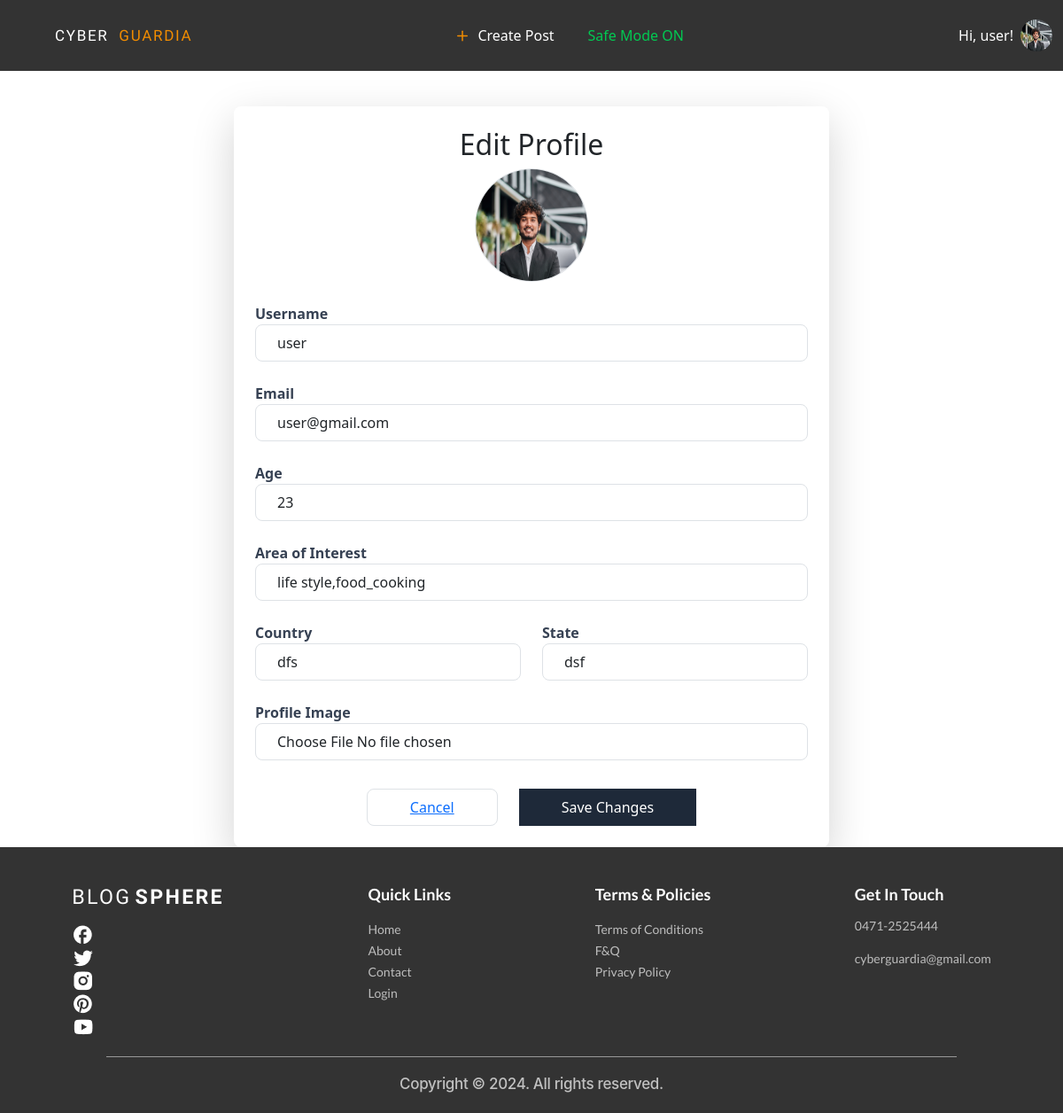
The app's page /edit/ (signed in), older data.
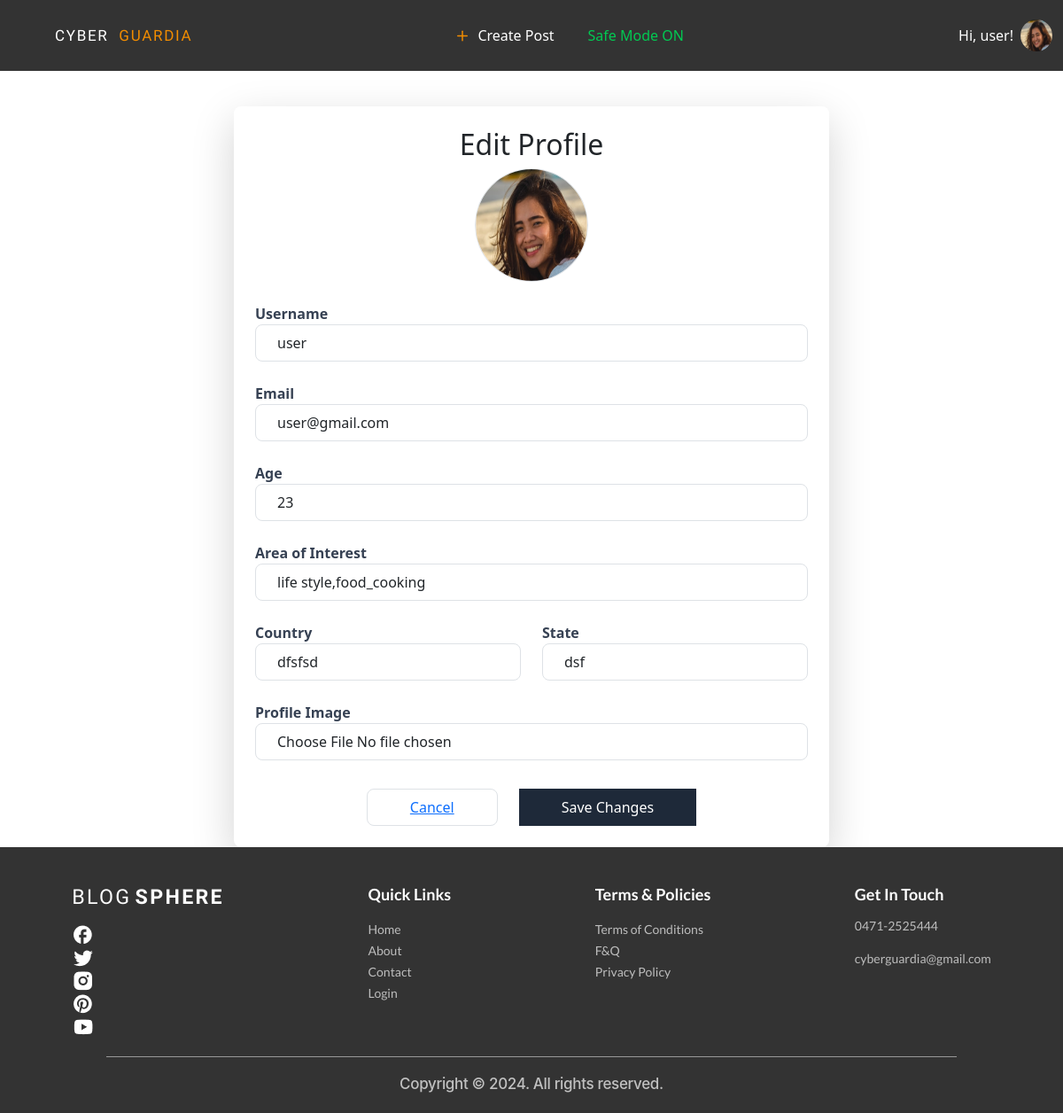
The same page, newer data.
### account/models.py (models this page shows)
class User(AbstractUser):
    USER_TYPE_CHOICES = (
        ('normal', 'Normal User'),
        ('advertiser', 'Advertiser'),
    )
    user_type = models.CharField(max_length=20, choices=USER_TYPE_CHOICES, default='normal')

### accounts/models.py (models this page shows, shortened)
class Profile(models.Model):
    user = models.OneToOneField(User, on_delete=models.CASCADE)
    area_of_interest = models.CharField(max_length=255, blank=True)
    age = models.IntegerField(null=True)
    country = models.CharField(max_length=20, null=True)
    state = models.CharField(max_length=20, null=True)
    safe_mode = models.BooleanField(default=True)
    profile_image = models.ImageField(upload_to='profile_images/', null=True, blank=True)

### accounts/views.py (the view)
# urls.py: path('edit/', edit_profile, name='edit_profile'),
@login_required
def edit_profile(request):
    if request.method == 'POST':
        form = EditProfileForm(request.POST, request.FILES, user=request.user)
        if form.is_valid():
            request.user.username = form.cleaned_data['username']
            request.user.email = form.cleaned_data['email']
            request.user.save()
            profile, created = Profile.objects.get_or_create(user=request.user)
            profile.age = form.cleaned_data['age']
            profile.country = form.cleaned_data['country']
            profile.state = form.cleaned_data['state']
            profile.area_of_interest = form.cleaned_data['area_of_interest']
            profile.profile_image = form.cleaned_data['profile_image']
            profile.save()
            messages.success(request, "Your profile has been updated successfully!")
            return redirect('user_profile', username=request.user.username)
        else:
            messages.error(request, "Please correct the errors below.")
    else:
        form = EditProfileForm(user=request.user)
    return render(request, 'accounts/edit_profile.html', {'form': form})

### accounts/templates/accounts/edit_profile.html (shortened to what this page needs)
{% extends "base.html" %}
{% block content %}
<main class="max-w-2xl mx-auto p-6 bg-white shadow-lg rounded-lg mt-10">
    <div class="text-center mb-6">
        <h2 class="text-2xl font-bold text-gray-800">Edit Profile</h2>
        <img
            src="{{ user.profile.profile_image.url }}"
            alt="Profile Image"
            class="w-32 h-32 mx-auto rounded-full mb-4 border border-gray-300"
            onerror="this.src='/static/assets/Images/user_empty_profile.png';"
        />
    </div>
    <form method="POST" enctype="multipart/form-data" class="space-y-6">
        <div>
            <label class="block text-gray-700 font-semibold">Username</label>
            <input type="text" name="username" value="{{ form.username.value|default_if_none:'' }}"
                class="w-full px-4 py-2 border rounded-lg focus:outline-none focus:ring-2 border-gray-400 focus:ring-blue-500" required>
        </div>
        <div>
            <label class="block text-gray-700 font-semibold">Email</label>
            <input type="email" name="email" value="{{ form.email.value|default_if_none:'' }}"
                class="w-full px-4 py-2 border rounded-lg focus:outline-none focus:ring-2 border-gray-400 focus:ring-blue-500" required>
        </div>
        <div>
            <label class="block text-gray-700 font-semibold">Age</label>
            <input type="number" name="age" value="{{ form.age.value|default_if_none:'' }}"
                class="w-full px-4 py-2 border rounded-lg focus:outline-none focus:ring-2 border-gray-400 focus:ring-blue-500">
        </div>
        <div>
            <label class="block text-gray-700 font-semibold">Area of Interest</label>
            <input type="text" name="area_of_interest" value="{{ form.area_of_interest.value|default_if_none:'' }}"
                class="w-full px-4 py-2 border rounded-lg focus:outline-none focus:ring-2 border-gray-400 focus:ring-blue-500">
        </div>
        <div class="flex flex-col md:flex-row gap-4">
            <div class="w-full md:w-1/2">
                <label class="block text-gray-700 font-semibold">Country</label>
                <input type="text" name="country" value="{{ form.country.value|default_if_none:'' }}"
                    class="w-full px-4 py-2 border rounded-lg focus:outline-none focus:ring-2 border-gray-400 focus:ring-blue-500">
            </div>
            <div class="w-full md:w-1/2">
                <label class="block text-gray-700 font-semibold">State</label>
                <input type="text" name="state" value="{{ form.state.value|default_if_none:'' }}"
                    class="w-full px-4 py-2 border rounded-lg focus:outline-none focus:ring-2 border-gray-400 focus:ring-blue-500">
            </div>
        </div>
        <div>
            <label class="block text-gray-700 font-semibold">Profile Image</label>
            <input type="file" name="profile_image" class="w-full px-4 py-2 border rounded-lg focus:outline-none border-gray-400">
        </div>
        <div class="flex justify-center mt-8 gap-4">
            <a href="{% url 'user_profile' user.username %}"
                class="px-12 py-2 border border-gray-300 rounded-lg hover:bg-gray-50 transition-colors">
                Cancel
            </a>
            <button type="submit"
                class="px-12 py-2 bg-gray-800 text-white rounded-lg hover:bg-gray-700 transition-colors">
                Save Changes
            </button>
        </div>
    </form>
</main>
{% endblock %}

### templates/base.html (shortened to what the changed rows need)
{% load static %}
<!doctype html>
<html>
    <head>
        <script src="https://cdn.jsdelivr.net/npm/@tailwindcss/browser@4"></script>
        <link
            rel="stylesheet"
            href="https://cdnjs.cloudflare.com/ajax/libs/font-awesome/6.0.0/css/all.min.css"
        />
        <link
            href="https://cdn.jsdelivr.net/npm/bootstrap@5.3.3/dist/css/bootstrap.min.css"
            rel="stylesheet"
        />
        <link
            rel="stylesheet"
            href="https://cdnjs.cloudflare.com/ajax/libs/font-awesome/6.7.2/css/fontawesome.min.css"
        />
        <link
            href="https://cdn.jsdelivr.net/npm/bootstrap-icons/font/bootstrap-icons.css"
            rel="stylesheet"
        />
        <link rel="stylesheet" href="{% static 'css/index.css' %}" />
        <link rel="stylesheet" href="font.css" />
    </head>
    <body>
        <nav class="navbar navbar-expand-sm">
            <div class="container-fluid">
                    <div class="d-flex ms-auto">
                        {% if request.user.is_authenticated %}
                        <div class="relative" id="profile-dropdown">
                            <button
                                onclick="toggleProfileMenu()"
                                class="flex items-center gap-2 hover:text-orange-500 transition-colors cursor-pointer"
                            >
                                <div class="flex items-center gap-2">
                                    <span class="nav-link navbar_links"
                                        >Hi, {{user.username}}!</span
                                    >
                                    <img
                                        src="{% if user.profile.profile_image %}{{ user.profile.profile_image.url }}{% else %}{% static 'Images/images.png' %}{% endif %}"
                                        alt="Profile"
                                        class="w-9 h-9 rounded-full"
                                    />
                                </div>
                            </button>
                        </div>
                    </div>
                        {% endif %}
                    </div>
        </nav>
        {% block content %}
        {% endblock content %}
</body>
</html>

Row changes from the older to the newer data that the page shows:
changed User "user": profile_image: a different picture; profile.profile_image: a different picture
changed Profile "life style,food_cooking": country "dfs" → "dfsfsd"
